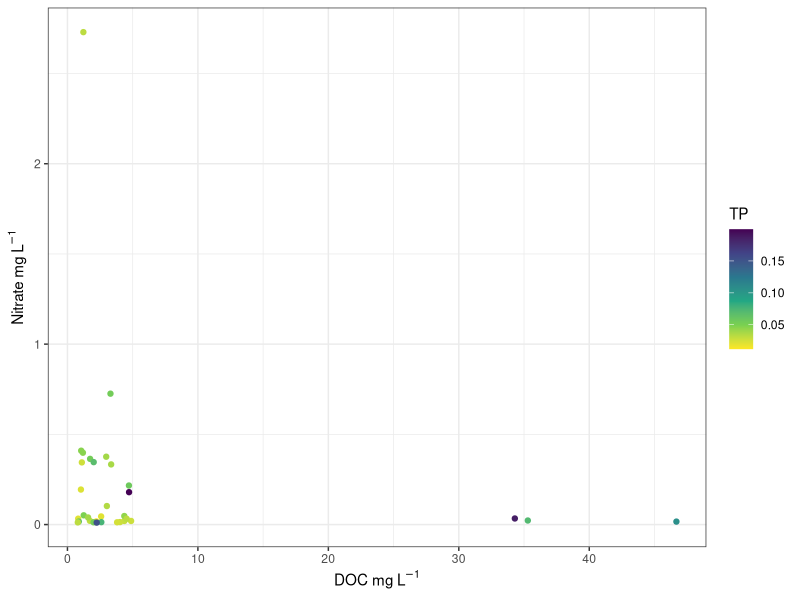
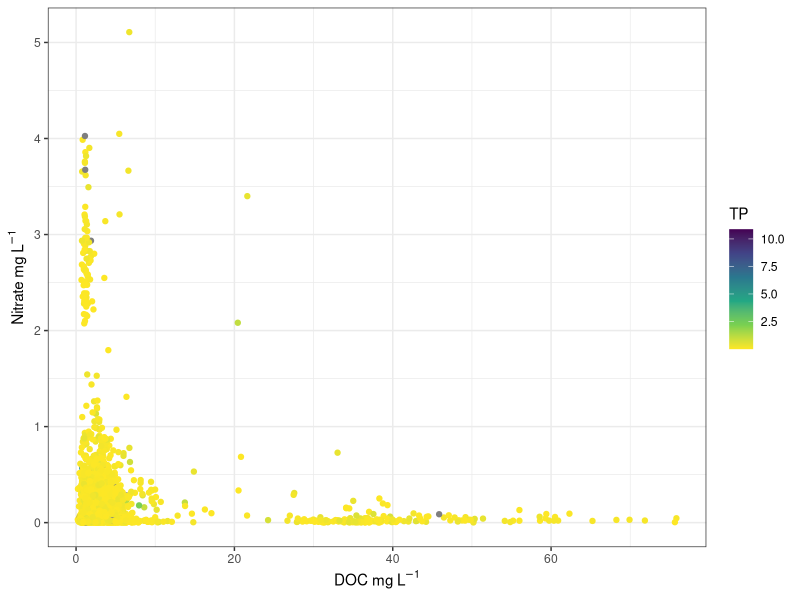
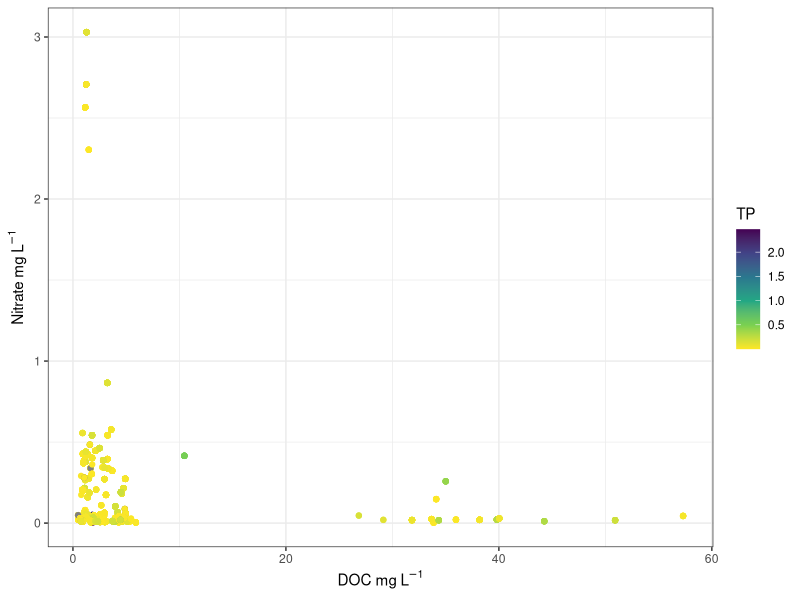

The R source for these figures, in order:
library(tidyverse)
library(lubridate)

neon <- read.csv("Data/NEON/SIMPLE_SURFACE_WATER_CHEMS_DATA.csv")


#total median of all time per site####
median_neon <- neon %>%
  group_by(siteID, analyte) %>%
  mutate(median_concentration = median(analyteConcentration)) %>%
  ungroup() %>%
  select(siteID, analyte, median_concentration, analyteUnits) %>%
  distinct() %>%
  pivot_wider(names_from = analyte, values_from = median_concentration) %>%
  rename(no2no3 = "NO3+NO2 - N")


ggplot(median_neon) +
  geom_point(aes(DOC, no2no3, color = TP)) +
 # scale_y_log10() +
  scale_color_viridis_c(direction = -1) +
  theme_bw() +
  labs(x = "DOC"~mg~L^-1,
       y = "Nitrate"~mg~L^-1)




#median per date, site####
daily_median_neon <- neon %>%
  group_by(siteID, DateTime, analyte) %>%
  mutate(median_concentration = median(analyteConcentration)) %>%
  ungroup() %>%
  select(-analyteConcentration, -X, -sampleCondition) %>%
  distinct() %>%
  pivot_wider(id_cols = c(siteID, DateTime), names_from = analyte, values_from = median_concentration) %>%
  rename(no2no3 = "NO3+NO2 - N") 


ggplot(daily_median_neon) +
  geom_point(aes(DOC, no2no3, color = TP)) +
  #scale_y_log10() +
  scale_color_viridis_c(direction = -1) +
  theme_bw() +
  labs(x = "DOC"~mg~L^-1,
       y = "Nitrate"~mg~L^-1)




#annual median per site####
annual_median_neon <- neon %>%
  mutate(year = year(DateTime)) %>%
  group_by(siteID, year, analyte) %>%
  mutate(median_concentration = median(analyteConcentration)) %>%
  ungroup() %>%
  select(-analyteConcentration, -X, -sampleCondition) %>%
  distinct() %>%
  pivot_wider(id_cols = c(siteID, DateTime), names_from = analyte, values_from = median_concentration) %>%
  rename(no2no3 = "NO3+NO2 - N") 


ggplot(annual_median_neon) +
  geom_point(aes(DOC, no2no3, color = TP)) +
  #scale_y_log10() +
  scale_color_viridis_c(direction = -1) +
  theme_bw() +
  labs(x = "DOC"~mg~L^-1,
       y = "Nitrate"~mg~L^-1)
